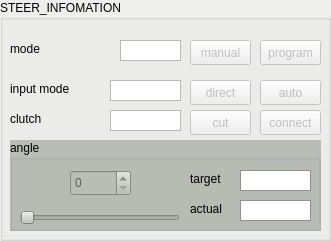
     <widget class="QGroupBox" name="groupBox_steer">
      <property name="enabled">
       <bool>true</bool>
      </property>
      <property name="geometry">
       <rect>
        <x>350</x>
        <y>10</y>
        <width>331</width>
        <height>241</height>
       </rect>
      </property>
      <property name="palette">
       <palette>
        <active>
         <colorrole role="Base">
          <brush brushstyle="SolidPattern">
           <color alpha="255">
            <red>255</red>
            <green>255</green>
            <blue>255</blue>
           </color>
          </brush>
         </colorrole>
         <colorrole role="Window">
          <brush brushstyle="SolidPattern">
           <color alpha="255">
            <red>238</red>
            <green>238</green>
            <blue>236</blue>
           </color>
          </brush>
         </colorrole>
        </active>
        <inactive>
         <colorrole role="Base">
          <brush brushstyle="SolidPattern">
           <color alpha="255">
            <red>255</red>
            <green>255</green>
            <blue>255</blue>
           </color>
          </brush>
         </colorrole>
         <colorrole role="Window">
          <brush brushstyle="SolidPattern">
           <color alpha="255">
            <red>238</red>
            <green>238</green>
            <blue>236</blue>
           </color>
          </brush>
         </colorrole>
        </inactive>
        <disabled>
         <colorrole role="Base">
          <brush brushstyle="SolidPattern">
           <color alpha="255">
            <red>238</red>
            <green>238</green>
            <blue>236</blue>
           </color>
          </brush>
         </colorrole>
         <colorrole role="Window">
          <brush brushstyle="SolidPattern">
           <color alpha="255">
            <red>238</red>
            <green>238</green>
            <blue>236</blue>
           </color>
          </brush>
         </colorrole>
        </disabled>
       </palette>
      </property>
      <property name="autoFillBackground">
       <bool>true</bool>
      </property>
      <property name="title">
       <string>STEER_INFOMATION</string>
      </property>
      <widget class="QLabel" name="lb_steer_mode">
       <property name="geometry">
        <rect>
         <x>10</x>
         <y>40</y>
         <width>91</width>
         <height>17</height>
        </rect>
       </property>
       <property name="text">
        <string>mode</string>
       </property>
      </widget>
      <widget class="QLabel" name="lb_steer_input_mod">
       <property name="geometry">
        <rect>
         <x>10</x>
         <y>80</y>
         <width>101</width>
         <height>17</height>
        </rect>
       </property>
       <property name="text">
        <string>input mode</string>
       </property>
      </widget>
      <widget class="QTextEdit" name="tx_steer_mode">
       <property name="geometry">
        <rect>
         <x>120</x>
         <y>40</y>
         <width>61</width>
         <height>21</height>
        </rect>
       </property>
       <property name="autoFillBackground">
        <bool>true</bool>
       </property>
       <property name="lineWidth">
        <number>0</number>
       </property>
       <property name="verticalScrollBarPolicy">
        <enum>Qt::ScrollBarAlwaysOff</enum>
       </property>
       <property name="horizontalScrollBarPolicy">
        <enum>Qt::ScrollBarAlwaysOff</enum>
       </property>
       <property name="readOnly">
        <bool>true</bool>
       </property>
       <property name="textInteractionFlags">
        <set>Qt::TextSelectableByMouse</set>
       </property>
      </widget>
      <widget class="QTextEdit" name="tx_steer_input_mode">
       <property name="geometry">
        <rect>
         <x>110</x>
         <y>80</y>
         <width>71</width>
         <height>21</height>
        </rect>
       </property>
       <property name="lineWidth">
        <number>0</number>
       </property>
       <property name="verticalScrollBarPolicy">
        <enum>Qt::ScrollBarAlwaysOff</enum>
       </property>
       <property name="horizontalScrollBarPolicy">
        <enum>Qt::ScrollBarAlwaysOff</enum>
       </property>
       <property name="readOnly">
        <bool>true</bool>
       </property>
      </widget>
      <widget class="QPushButton" name="bt_steer_mode_manual">
       <property name="enabled">
        <bool>false</bool>
       </property>
       <property name="geometry">
        <rect>
         <x>190</x>
         <y>40</y>
         <width>61</width>
         <height>25</height>
        </rect>
       </property>
       <property name="text">
        <string>manual</string>
       </property>
      </widget>
      <widget class="QPushButton" name="bt_steer_mode_program">
       <property name="enabled">
        <bool>false</bool>
       </property>
       <property name="geometry">
        <rect>
         <x>260</x>
         <y>40</y>
         <width>61</width>
         <height>25</height>
        </rect>
       </property>
       <property name="text">
        <string>program</string>
       </property>
      </widget>
      <widget class="QPushButton" name="bt_steer_input_mode_direct">
       <property name="enabled">
        <bool>false</bool>
       </property>
       <property name="geometry">
        <rect>
         <x>190</x>
         <y>80</y>
         <width>61</width>
         <height>25</height>
        </rect>
       </property>
       <property name="text">
        <string>direct</string>
       </property>
      </widget>
      <widget class="QPushButton" name="bt_steer_input_mode_autoware">
       <property name="enabled">
        <bool>false</bool>
       </property>
       <property name="geometry">
        <rect>
         <x>260</x>
         <y>80</y>
         <width>61</width>
         <height>25</height>
        </rect>
       </property>
       <property name="text">
        <string>auto</string>
       </property>
      </widget>
      <widget class="QGroupBox" name="gb_angle">
       <property name="enabled">
        <bool>true</bool>
       </property>
       <property name="geometry">
        <rect>
         <x>10</x>
         <y>140</y>
         <width>311</width>
         <height>91</height>
        </rect>
       </property>
       <property name="palette">
        <palette>
         <active>
          <colorrole role="WindowText">
           <brush brushstyle="SolidPattern">
            <color alpha="255">
             <red>0</red>
             <green>0</green>
             <blue>0</blue>
            </color>
           </brush>
          </colorrole>
          <colorrole role="Button">
           <brush brushstyle="SolidPattern">
            <color alpha="255">
             <red>186</red>
             <green>189</green>
             <blue>182</blue>
            </color>
           </brush>
          </colorrole>
          <colorrole role="Light">
           <brush brushstyle="SolidPattern">
            <color alpha="255">
             <red>255</red>
             <green>255</green>
             <blue>255</blue>
            </color>
           </brush>
          </colorrole>
          <colorrole role="Midlight">
           <brush brushstyle="SolidPattern">
            <color alpha="255">
             <red>220</red>
             <green>222</green>
             <blue>218</blue>
            </color>
           </brush>
          </colorrole>
          <colorrole role="Dark">
           <brush brushstyle="SolidPattern">
            <color alpha="255">
             <red>93</red>
             <green>94</green>
             <blue>91</blue>
            </color>
           </brush>
          </colorrole>
          <colorrole role="Mid">
           <brush brushstyle="SolidPattern">
            <color alpha="255">
             <red>124</red>
             <green>126</green>
             <blue>121</blue>
            </color>
           </brush>
          </colorrole>
          <colorrole role="Text">
           <brush brushstyle="SolidPattern">
            <color alpha="255">
             <red>0</red>
             <green>0</green>
             <blue>0</blue>
            </color>
           </brush>
          </colorrole>
          <colorrole role="BrightText">
           <brush brushstyle="SolidPattern">
            <color alpha="255">
             <red>255</red>
             <green>255</green>
             <blue>255</blue>
            </color>
           </brush>
          </colorrole>
          <colorrole role="ButtonText">
           <brush brushstyle="SolidPattern">
            <color alpha="255">
             <red>0</red>
             <green>0</green>
             <blue>0</blue>
            </color>
           </brush>
          </colorrole>
          <colorrole role="Base">
           <brush brushstyle="SolidPattern">
            <color alpha="255">
             <red>255</red>
             <green>255</green>
             <blue>255</blue>
            </color>
           </brush>
          </colorrole>
          <colorrole role="Window">
           <brush brushstyle="SolidPattern">
            <color alpha="255">
             <red>186</red>
             <green>189</green>
             <blue>182</blue>
            </color>
           </brush>
          </colorrole>
          <colorrole role="Shadow">
           <brush brushstyle="SolidPattern">
            <color alpha="255">
             <red>0</red>
             <green>0</green>
             <blue>0</blue>
            </color>
           </brush>
          </colorrole>
          <colorrole role="AlternateBase">
           <brush brushstyle="SolidPattern">
            <color alpha="255">
             <red>220</red>
             <green>222</green>
             <blue>218</blue>
            </color>
           </brush>
          </colorrole>
          <colorrole role="ToolTipBase">
           <brush brushstyle="SolidPattern">
            <color alpha="255">
             <red>255</red>
             <green>255</green>
             <blue>220</blue>
            </color>
           </brush>
          </colorrole>
          <colorrole role="ToolTipText">
           <brush brushstyle="SolidPattern">
            <color alpha="255">
             <red>0</red>
             <green>0</green>
             <blue>0</blue>
            </color>
           </brush>
          </colorrole>
         </active>
         <inactive>
          <colorrole role="WindowText">
           <brush brushstyle="SolidPattern">
            <color alpha="255">
             <red>0</red>
             <green>0</green>
             <blue>0</blue>
            </color>
           </brush>
          </colorrole>
          <colorrole role="Button">
           <brush brushstyle="SolidPattern">
            <color alpha="255">
             <red>186</red>
             <green>189</green>
             <blue>182</blue>
            </color>
           </brush>
          </colorrole>
          <colorrole role="Light">
           <brush brushstyle="SolidPattern">
            <color alpha="255">
             <red>255</red>
             <green>255</green>
             <blue>255</blue>
            </color>
           </brush>
          </colorrole>
          <colorrole role="Midlight">
           <brush brushstyle="SolidPattern">
            <color alpha="255">
             <red>220</red>
             <green>222</green>
             <blue>218</blue>
            </color>
           </brush>
          </colorrole>
          <colorrole role="Dark">
           <brush brushstyle="SolidPattern">
            <color alpha="255">
             <red>93</red>
             <green>94</green>
             <blue>91</blue>
            </color>
           </brush>
          </colorrole>
          <colorrole role="Mid">
           <brush brushstyle="SolidPattern">
            <color alpha="255">
             <red>124</red>
             <green>126</green>
             <blue>121</blue>
            </color>
           </brush>
          </colorrole>
          <colorrole role="Text">
           <brush brushstyle="SolidPattern">
            <color alpha="255">
             <red>0</red>
             <green>0</green>
             <blue>0</blue>
            </color>
           </brush>
          </colorrole>
          <colorrole role="BrightText">
           <brush brushstyle="SolidPattern">
            <color alpha="255">
             <red>255</red>
             <green>255</green>
             <blue>255</blue>
            </color>
           </brush>
          </colorrole>
          <colorrole role="ButtonText">
           <brush brushstyle="SolidPattern">
            <color alpha="255">
             <red>0</red>
             <green>0</green>
             <blue>0</blue>
            </color>
           </brush>
          </colorrole>
          <colorrole role="Base">
           <brush brushstyle="SolidPattern">
            <color alpha="255">
             <red>255</red>
             <green>255</green>
             <blue>255</blue>
            </color>
           </brush>
          </colorrole>
          <colorrole role="Window">
           <brush brushstyle="SolidPattern">
            <color alpha="255">
             <red>186</red>
             <green>189</green>
             <blue>182</blue>
            </color>
           </brush>
          </colorrole>
          <colorrole role="Shadow">
           <brush brushstyle="SolidPattern">
            <color alpha="255">
             <red>0</red>
             <green>0</green>
             <blue>0</blue>
            </color>
           </brush>
          </colorrole>
          <colorrole role="AlternateBase">
           <brush brushstyle="SolidPattern">
            <color alpha="255">
             <red>220</red>
             <green>222</green>
             <blue>218</blue>
            </color>
           </brush>
          </colorrole>
          <colorrole role="ToolTipBase">
           <brush brushstyle="SolidPattern">
            <color alpha="255">
             <red>255</red>
             <green>255</green>
             <blue>220</blue>
            </color>
           </brush>
          </colorrole>
          <colorrole role="ToolTipText">
           <brush brushstyle="SolidPattern">
            <color alpha="255">
             <red>0</red>
             <green>0</green>
             <blue>0</blue>
            </color>
           </brush>
          </colorrole>
         </inactive>
         <disabled>
          <colorrole role="WindowText">
           <brush brushstyle="SolidPattern">
            <color alpha="255">
             <red>93</red>
             <green>94</green>
             <blue>91</blue>
            </color>
           </brush>
          </colorrole>
          <colorrole role="Button">
           <brush brushstyle="SolidPattern">
            <color alpha="255">
             <red>186</red>
             <green>189</green>
             <blue>182</blue>
            </color>
           </brush>
          </colorrole>
          <colorrole role="Light">
           <brush brushstyle="SolidPattern">
            <color alpha="255">
             <red>255</red>
             <green>255</green>
             <blue>255</blue>
            </color>
           </brush>
          </colorrole>
          <colorrole role="Midlight">
           <brush brushstyle="SolidPattern">
            <color alpha="255">
             <red>220</red>
             <green>222</green>
             <blue>218</blue>
            </color>
           </brush>
          </colorrole>
          <colorrole role="Dark">
           <brush brushstyle="SolidPattern">
            <color alpha="255">
             <red>93</red>
             <green>94</green>
             <blue>91</blue>
            </color>
           </brush>
          </colorrole>
          <colorrole role="Mid">
           <brush brushstyle="SolidPattern">
            <color alpha="255">
             <red>124</red>
             <green>126</green>
             <blue>121</blue>
            </color>
           </brush>
          </colorrole>
          <colorrole role="Text">
           <brush brushstyle="SolidPattern">
            <color alpha="255">
             <red>93</red>
             <green>94</green>
             <blue>91</blue>
            </color>
           </brush>
          </colorrole>
          <colorrole role="BrightText">
           <brush brushstyle="SolidPattern">
            <color alpha="255">
             <red>255</red>
             <green>255</green>
             <blue>255</blue>
            </color>
           </brush>
          </colorrole>
          <colorrole role="ButtonText">
           <brush brushstyle="SolidPattern">
            <color alpha="255">
             <red>93</red>
             <green>94</green>
             <blue>91</blue>
            </color>
           </brush>
          </colorrole>
          <colorrole role="Base">
           <brush brushstyle="SolidPattern">
            <color alpha="255">
             <red>186</red>
             <green>189</green>
             <blue>182</blue>
            </color>
           </brush>
          </colorrole>
          <colorrole role="Window">
           <brush brushstyle="SolidPattern">
            <color alpha="255">
             <red>186</red>
             <green>189</green>
             <blue>182</blue>
            </color>
           </brush>
          </colorrole>
          <colorrole role="Shadow">
           <brush brushstyle="SolidPattern">
            <color alpha="255">
             <red>0</red>
             <green>0</green>
             <blue>0</blue>
            </color>
           </brush>
          </colorrole>
          <colorrole role="AlternateBase">
           <brush brushstyle="SolidPattern">
            <color alpha="255">
             <red>186</red>
             <green>189</green>
             <blue>182</blue>
            </color>
           </brush>
          </colorrole>
          <colorrole role="ToolTipBase">
           <brush brushstyle="SolidPattern">
            <color alpha="255">
             <red>255</red>
             <green>255</green>
             <blue>220</blue>
            </color>
           </brush>
          </colorrole>
          <colorrole role="ToolTipText">
           <brush brushstyle="SolidPattern">
            <color alpha="255">
             <red>0</red>
             <green>0</green>
             <blue>0</blue>
            </color>
           </brush>
          </colorrole>
         </disabled>
        </palette>
       </property>
       <property name="contextMenuPolicy">
        <enum>Qt::DefaultContextMenu</enum>
       </property>
       <property name="acceptDrops">
        <bool>false</bool>
       </property>
       <property name="autoFillBackground">
        <bool>true</bool>
       </property>
       <property name="title">
        <string>angle</string>
       </property>
       <property name="flat">
        <bool>false</bool>
       </property>
       <property name="checkable">
        <bool>false</bool>
       </property>
       <widget class="QSpinBox" name="spin_angle_input">
        <property name="enabled">
         <bool>false</bool>
        </property>
        <property name="geometry">
         <rect>
          <x>60</x>
          <y>30</y>
          <width>61</width>
          <height>26</height>
         </rect>
        </property>
       </widget>
       <widget class="QSlider" name="hS_angle_input">
        <property name="enabled">
         <bool>false</bool>
        </property>
        <property name="geometry">
         <rect>
          <x>10</x>
          <y>70</y>
          <width>160</width>
          <height>16</height>
         </rect>
        </property>
        <property name="orientation">
         <enum>Qt::Horizontal</enum>
        </property>
       </widget>
       <widget class="QLabel" name="lb_angle_target">
        <property name="geometry">
         <rect>
          <x>180</x>
          <y>30</y>
          <width>101</width>
          <height>17</height>
         </rect>
        </property>
        <property name="text">
         <string>target</string>
        </property>
       </widget>
       <widget class="QTextEdit" name="tx_angle_target">
        <property name="geometry">
         <rect>
          <x>230</x>
          <y>30</y>
          <width>71</width>
          <height>21</height>
         </rect>
        </property>
        <property name="lineWidth">
         <number>0</number>
        </property>
        <property name="verticalScrollBarPolicy">
         <enum>Qt::ScrollBarAlwaysOff</enum>
        </property>
        <property name="horizontalScrollBarPolicy">
         <enum>Qt::ScrollBarAlwaysOff</enum>
        </property>
        <property name="readOnly">
         <bool>true</bool>
        </property>
        <property name="textInteractionFlags">
         <set>Qt::TextSelectableByMouse</set>
        </property>
       </widget>
       <widget class="QTextEdit" name="tx_angle_actual">
        <property name="geometry">
         <rect>
          <x>230</x>
          <y>60</y>
          <width>71</width>
          <height>21</height>
         </rect>
        </property>
        <property name="lineWidth">
         <number>0</number>
        </property>
        <property name="verticalScrollBarPolicy">
         <enum>Qt::ScrollBarAlwaysOff</enum>
        </property>
        <property name="horizontalScrollBarPolicy">
         <enum>Qt::ScrollBarAlwaysOff</enum>
        </property>
        <property name="readOnly">
         <bool>true</bool>
        </property>
        <property name="textInteractionFlags">
         <set>Qt::TextSelectableByMouse</set>
        </property>
       </widget>
       <widget class="QLabel" name="lb_angle_actual">
        <property name="geometry">
         <rect>
          <x>180</x>
          <y>60</y>
          <width>101</width>
          <height>17</height>
         </rect>
        </property>
        <property name="text">
         <string>actual</string>
        </property>
       </widget>
      </widget>
      <widget class="QLabel" name="lb_steer_clutch">
       <property name="geometry">
        <rect>
         <x>10</x>
         <y>110</y>
         <width>101</width>
         <height>17</height>
        </rect>
       </property>
       <property name="text">
        <string>clutch</string>
       </property>
      </widget>
      <widget class="QTextEdit" name="tx_steer_clutch">
       <property name="geometry">
        <rect>
         <x>110</x>
         <y>110</y>
         <width>71</width>
         <height>21</height>
        </rect>
       </property>
       <property name="lineWidth">
        <number>0</number>
       </property>
       <property name="verticalScrollBarPolicy">
        <enum>Qt::ScrollBarAlwaysOff</enum>
       </property>
       <property name="horizontalScrollBarPolicy">
        <enum>Qt::ScrollBarAlwaysOff</enum>
       </property>
       <property name="readOnly">
        <bool>true</bool>
       </property>
      </widget>
      <widget class="QPushButton" name="bt_steer_clutch_cut">
       <property name="enabled">
        <bool>false</bool>
       </property>
       <property name="geometry">
        <rect>
         <x>190</x>
         <y>110</y>
         <width>61</width>
         <height>25</height>
        </rect>
       </property>
       <property name="text">
        <string>cut</string>
       </property>
      </widget>
      <widget class="QPushButton" name="bt_steer_clutch_connect">
       <property name="enabled">
        <bool>false</bool>
       </property>
       <property name="geometry">
        <rect>
         <x>260</x>
         <y>110</y>
         <width>61</width>
         <height>25</height>
        </rect>
       </property>
       <property name="text">
        <string>connect</string>
       </property>
      </widget>
     </widget>
